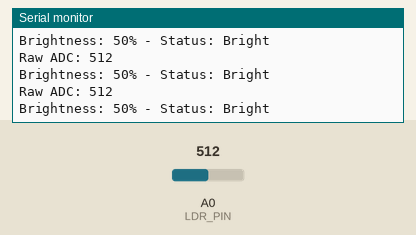
Simulated run of this program. Board: Arduino Uno R4 WiFi. Parts: the last lines printed to the serial monitor. The inputs (shaded band) are chosen by the test bench; at power-on: A0 (LDR_PIN) = 512.

Above: at 1.3 s.
1.4 s: A0 (LDR_PIN) set to 502
At 1.9 s:
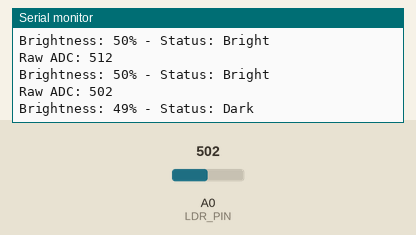
3.5 s: A0 (LDR_PIN) set to 511
At 3.9 s:
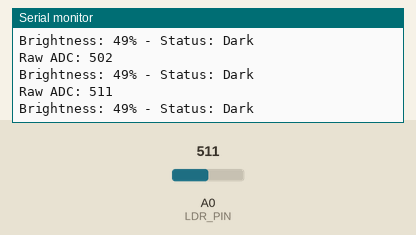
Timing chart, 0 to 6.5 s (numbered marks = the images above; inputs shaded):
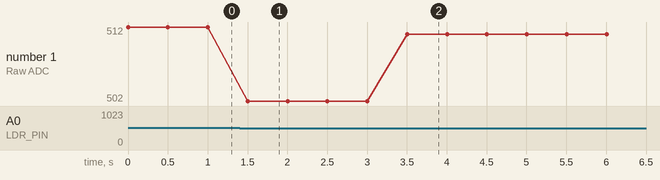

The program:

main.cpp
```cpp
#include <Arduino.h>
/**
 * @file main.ino
 * @brief Embedded Light Intensity Monitoring using LDR
 * @author Mayank
 * @date 2026-01-15
 *
 * @details
 * Reads analog brightness data from LDR sensor
 * and displays structured output via Serial Monitor.
 */

const uint8_t LDR_PIN = A0;
int ldrValue = 0;
const int THRESHOLD = 512;

void setup() {
    Serial.begin(9600);
    while (!Serial) { ; }
    Serial.println("System initialized: LDR Light Monitor");
}

void loop() {
    ldrValue = analogRead(LDR_PIN);

    Serial.print("Raw ADC: ");
    Serial.println(ldrValue);

    int brightnessPercent = map(ldrValue, 0, 1023, 0, 100);
    const char* status = (ldrValue >= THRESHOLD) ? "Bright" : "Dark";

    Serial.print("Brightness: ");
    Serial.print(brightnessPercent);
    Serial.print("% - Status: ");
    Serial.println(status);

    delay(500);
}
```

Measured:
- the behaviour switches between 512 and 511 on A0 (LDR_PIN) (found by bisection; images 0 and 1)
- after the input at 1.4 s, the serial monitor: prints a new line after 0.10 s (image 1)
- after the input at 3.5 s, the serial monitor: prints a new line at once (image 2)
- plotted number 1: 512 → 502 after the input at 1.4 s, 502 → 511 after the input at 3.5 s
